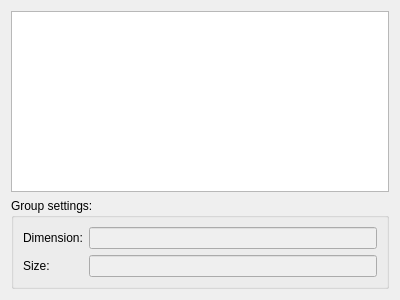
<?xml version="1.0" encoding="UTF-8"?>
<ui version="4.0">
 <class>DataGroups</class>
 <widget class="QWidget" name="DataGroups">
  <property name="geometry">
   <rect>
    <x>0</x>
    <y>0</y>
    <width>400</width>
    <height>300</height>
   </rect>
  </property>
  <property name="windowTitle">
   <string>Data Groups</string>
  </property>
  <layout class="QVBoxLayout" name="verticalLayout">
   <item>
    <widget class="QListView" name="groups_listView">
     <property name="sizePolicy">
      <sizepolicy hsizetype="Expanding" vsizetype="Expanding">
       <horstretch>0</horstretch>
       <verstretch>0</verstretch>
      </sizepolicy>
     </property>
     <property name="toolTip">
      <string>&lt;html&gt;&lt;head/&gt;&lt;body&gt;&lt;p&gt;Tick data groups to embed.&lt;/p&gt;&lt;/body&gt;&lt;/html&gt;</string>
     </property>
    </widget>
   </item>
   <item>
    <widget class="QGroupBox" name="groupSettings_groupBox">
     <property name="title">
      <string>Group settings:</string>
     </property>
     <layout class="QFormLayout" name="formLayout_3">
      <item row="0" column="0">
       <widget class="QLabel" name="groupDimension_label">
        <property name="text">
         <string>Dimension:</string>
        </property>
       </widget>
      </item>
      <item row="0" column="1">
       <widget class="QLineEdit" name="groupDimension_lineEdit">
        <property name="enabled">
         <bool>false</bool>
        </property>
       </widget>
      </item>
      <item row="1" column="0">
       <widget class="QLabel" name="groupSize_label">
        <property name="text">
         <string>Size:</string>
        </property>
       </widget>
      </item>
      <item row="1" column="1">
       <widget class="QLineEdit" name="groupSize_lineEdit">
        <property name="enabled">
         <bool>false</bool>
        </property>
        <property name="sizePolicy">
         <sizepolicy hsizetype="Expanding" vsizetype="Preferred">
          <horstretch>0</horstretch>
          <verstretch>0</verstretch>
         </sizepolicy>
        </property>
       </widget>
      </item>
     </layout>
    </widget>
   </item>
  </layout>
 </widget>
 <resources/>
 <connections/>
</ui>
